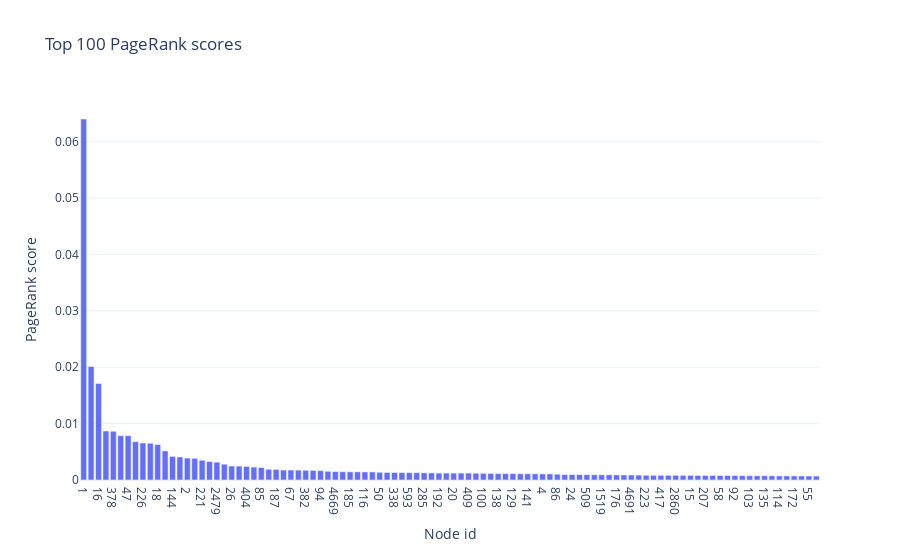

Notebook code cell kept with this figure:
### Code cell
k = 100
top_scores = page_rank_df.iloc[:k, :]

fig = go.Figure()
fig.add_trace(go.Bar(
    x=[str(n) for n in top_scores['nodo']],
    y=top_scores['nodo_pr_score']
))
fig.update_layout(
    title=dict(
        text=f"Top {k} PageRank scores"
    ),
    template='plotly_white',
    yaxis=dict(
        title='PageRank score'
    ),
    xaxis=dict(
        title='Node id'
    )
)
fig.show()
